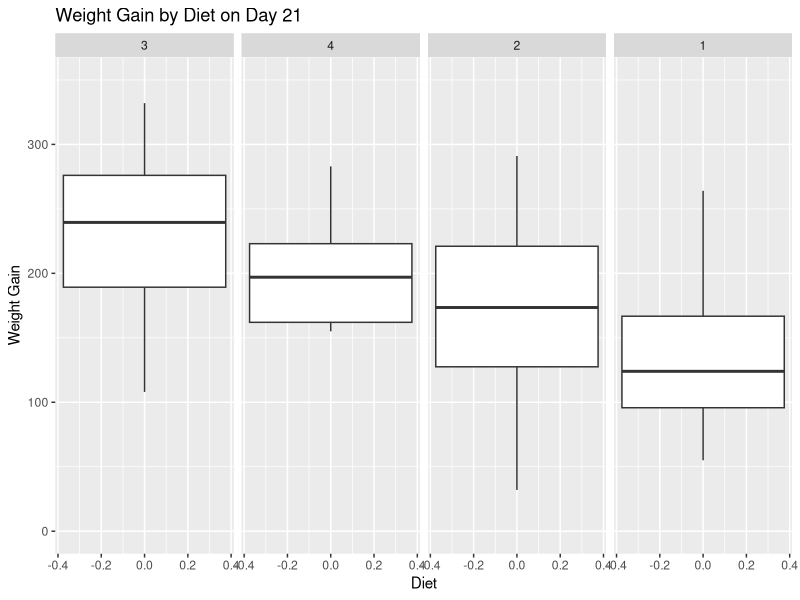
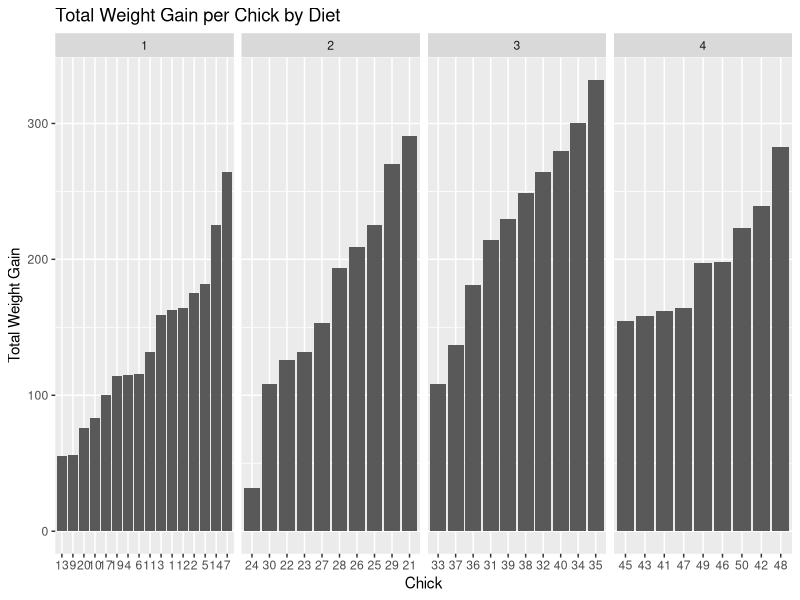
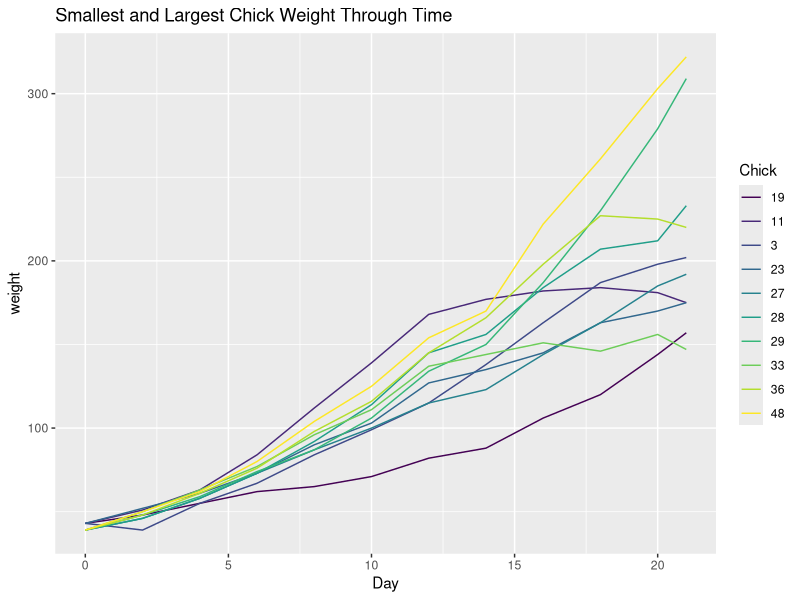
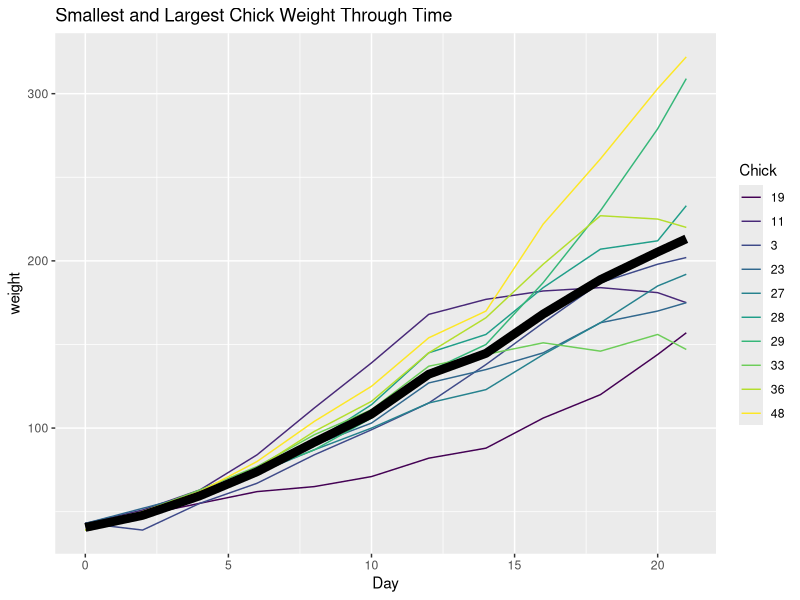
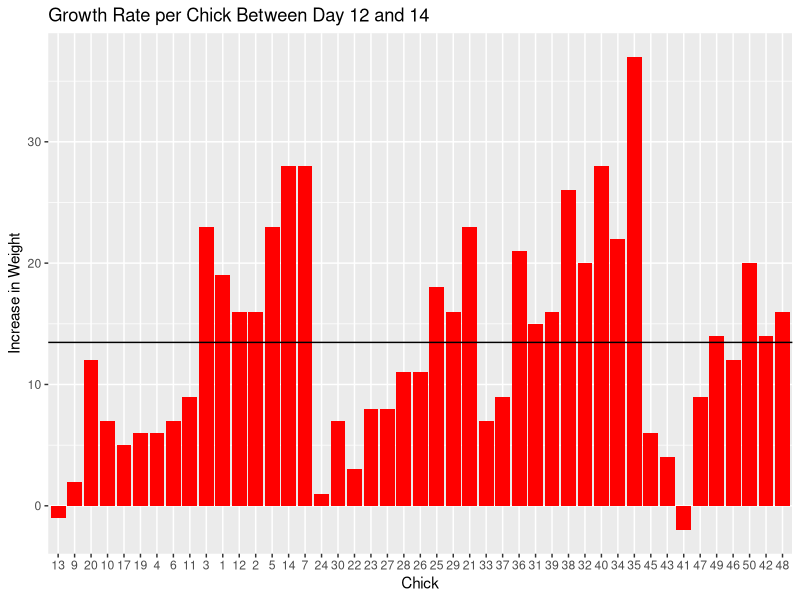
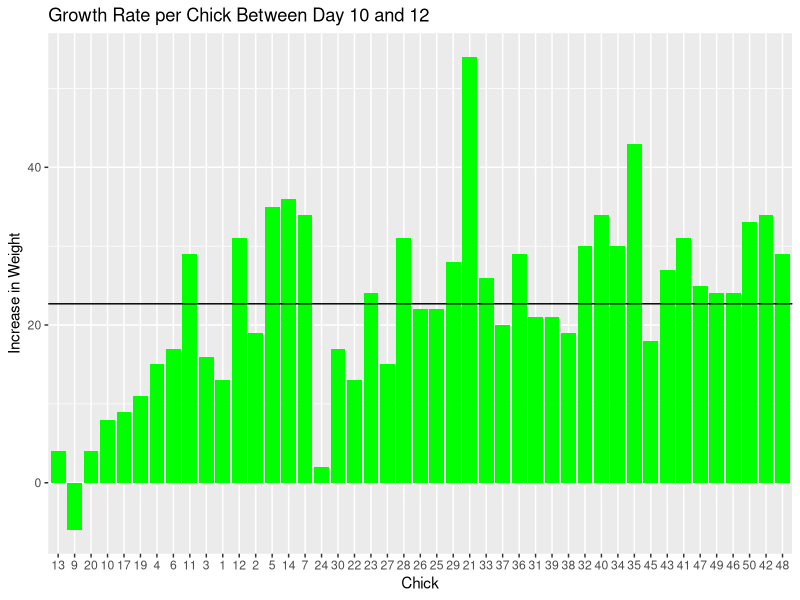

The R script that drew these images, in order:
## ---- chunk 1
knitr::opts_chunk$set(echo = TRUE)
## ---- chunk 2
library(datasets)
library(dplyr)
library(ggplot2)
time0 <- ChickWeight %>% filter(Time==0) %>% 
  group_by(Diet)
weight0 <- time0 %>% summarize(number = n(), avg_weight = mean(weight, na.rm = TRUE), 
                  standard_dev = sd(weight, na.rm=TRUE))
print(weight0)
## ---- chunk 3
complete <- ChickWeight %>% group_by(Chick) %>% mutate(Freq = n()) 
complete <- complete %>% filter(Freq == 12)
head(complete, 3)
## ---- chunk 4
complete <- complete %>% mutate(weightgain = weight - weight[Time == 0])
complete
## ---- chunk 5
day21 <- complete %>% filter(Time == 21)

day21 %>% mutate(Diet = factor(Diet, levels = c("3", "4", "2", "1")))  %>%
  ggplot(aes(y=weightgain)) + geom_boxplot() + facet_grid(~Diet) +
  ylab("Weight Gain") + xlab("Diet") + ggtitle("Weight Gain by Diet on Day 21") + 
  ylim(0, 350)
## ---- chunk 6
summary(day21$weightgain)
print(day21 %>% filter(weightgain == 332)) #Chick 35
print(day21 %>% filter(weightgain == 32)) #Chick 24

day21 %>% 
  ggplot(aes(x=Chick, weight=weightgain)) + geom_bar() + facet_grid(~Diet, scales = "free_x") + 
  ggtitle("Total Weight Gain per Chick by Diet") + ylab("Total Weight Gain")
## ---- chunk 7
summary(complete[complete$Time==0, ])
weightThroughTime <- complete %>% filter(weight[Time == 0] == 43 | weight[Time == 0] == 39) %>%
  ggplot(aes(Time, y=weight, color = Chick)) + geom_line() + xlab("Day") +
  ggtitle("Smallest and Largest Chick Weight Through Time")
weightThroughTime
## ---- chunk 8
weightThroughTime + stat_summary(fun.y=mean, aes(group=1), geom='line', color='black', size = 3)
## ---- chunk 9
#Create a histogram showing growth rate bell curve between day 12 and 14 to try to see why growth was slow there

day12and14 <- complete %>% filter(Time == 12 | Time == 14) %>% 
  mutate(averageGrowthRate = weight[Time == 14] - weight[Time ==12])
weirdDay <- day12and14 %>% filter(Time == 14) %>%
  ggplot(aes(x=Chick, weight=averageGrowthRate)) + geom_bar(fill='red') + 
  ggtitle("Growth Rate per Chick Between Day 12 and 14") + ylab("Increase in Weight") + 
  geom_hline(aes(yintercept = mean(averageGrowthRate)))

day10and12 <- complete %>% filter(Time == 10 | Time == 12) %>% 
  mutate(averageGrowthRate = weight[Time == 12] - weight[Time == 10])

normalDay <- day10and12 %>% filter(Time==12) %>%
  ggplot(aes(x=Chick, weight=averageGrowthRate)) + geom_bar(fill='green') + 
  ggtitle("Growth Rate per Chick Between Day 10 and 12") + ylab("Increase in Weight") + 
  geom_hline(aes(yintercept = mean(averageGrowthRate)))
  
weirdDay
normalDay
